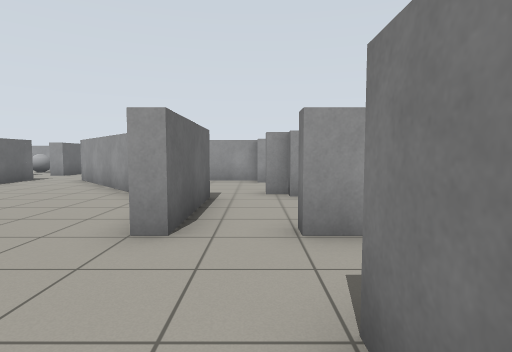
View 1 (above)

24 first-person views from a walk through a Gazebo world. The camera is 0.96 m above the floor, tilts 4° down and sees 80° across. Floor lines are 1 m apart. The floor is counted in squares, 1 m on a side. Each view is taken from the middle of a square. On the plan, view 1 faces up. The plan holds only what a view shows up to about 12 squares ahead; the rest is blank. The place goes on beyond the plan.

View 2
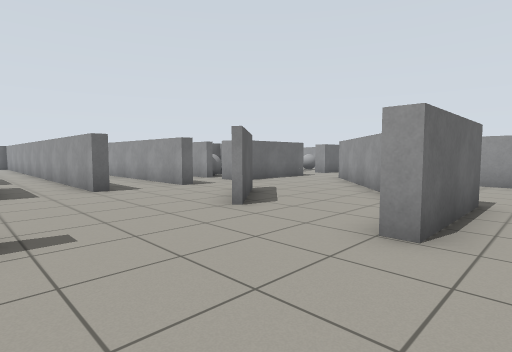

View 3
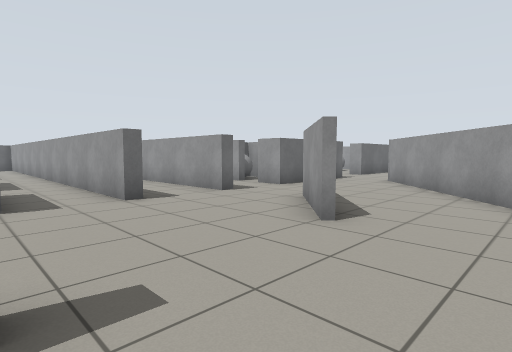

View 4
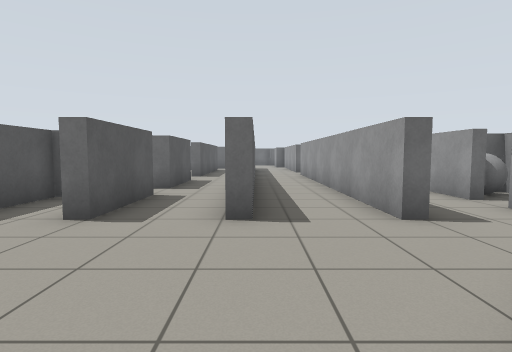

View 5
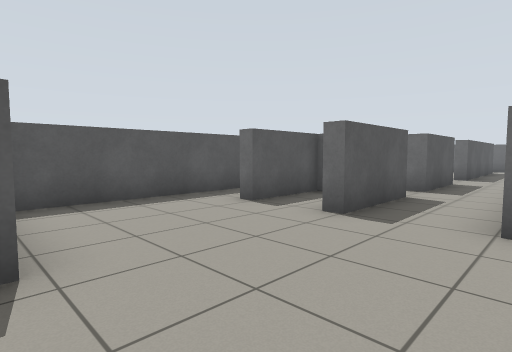

View 6
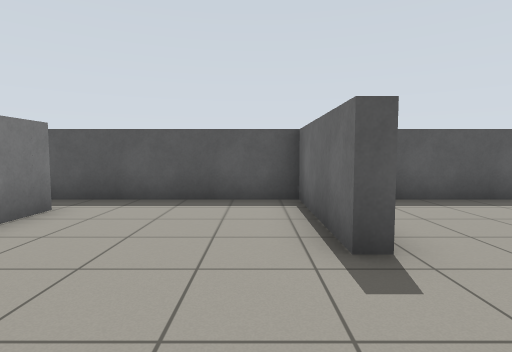

View 7
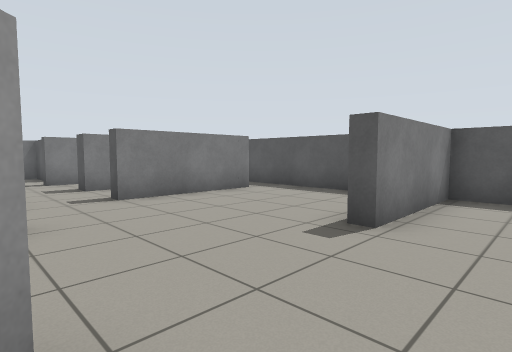

View 8
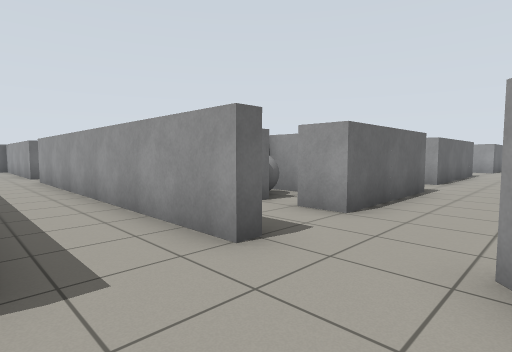

View 9
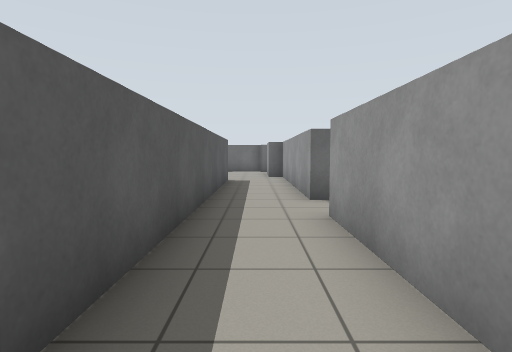

View 10
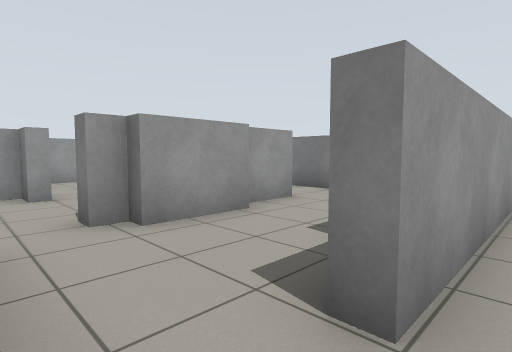

View 11
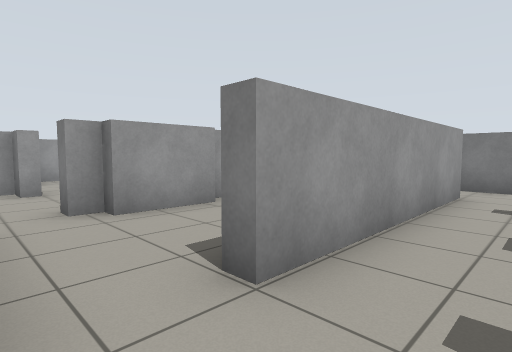

View 12
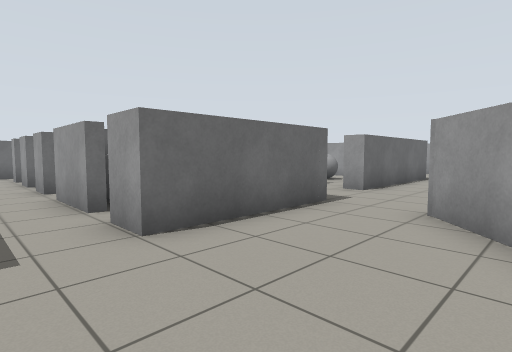

View 13
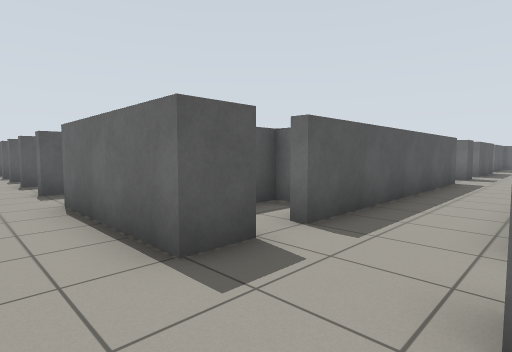

View 14
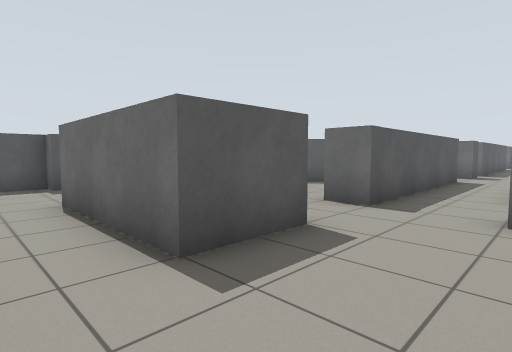

View 15
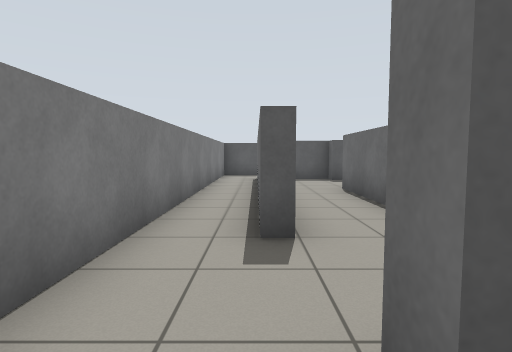

View 16
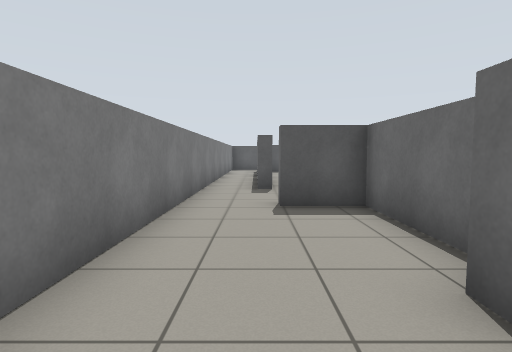

View 17
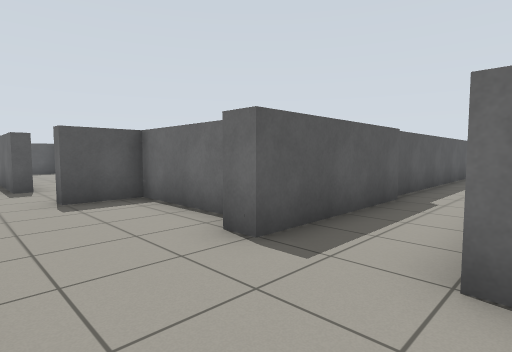

View 18
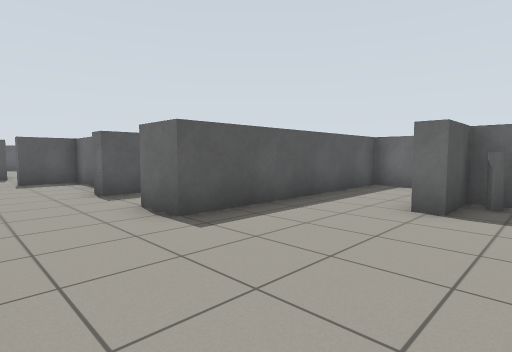

View 19
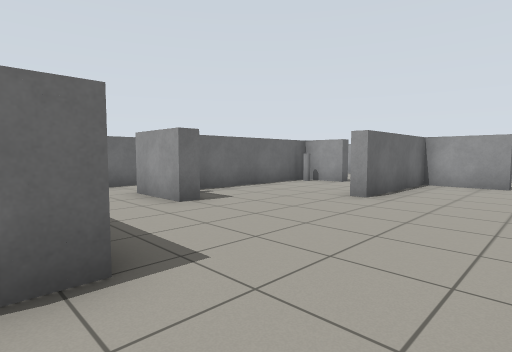

View 20
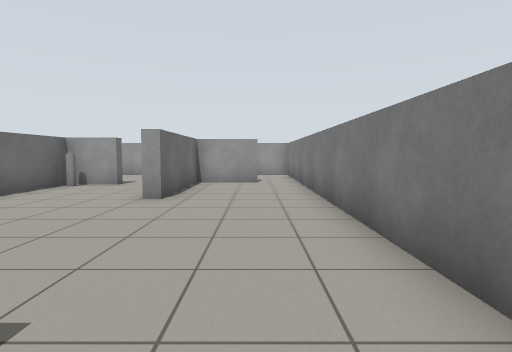

View 21
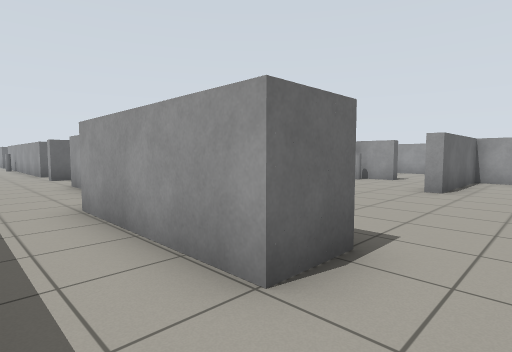

View 22
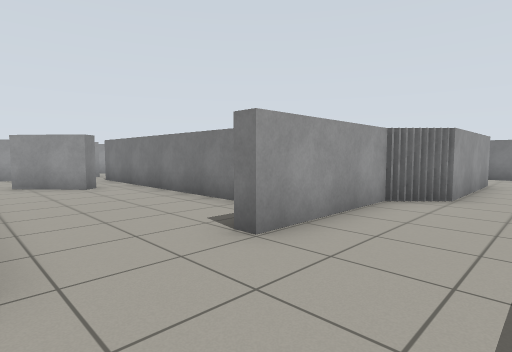

View 23
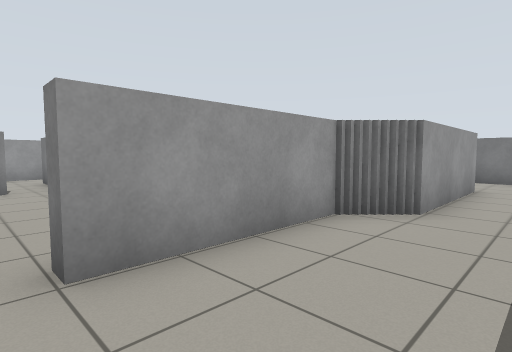

View 24
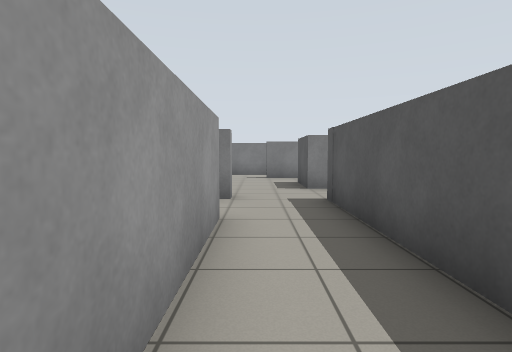

### Floor plan
Ten units are one square. View 1 is at (0, 0); x grows to the right and y downward. Boxes are objects, and circles mark ways between rooms. Rooms are numbered by the first view taken in them; rooms with no view inside come last. Other rooms are left out.
<svg viewBox="-250 -335 340 375">
<path fill="none" stroke="#000" d="M-95 -30 -84 -30 -84 -26 -165 -26M-114 -6 -84 -6 -84 -1M-109 15 -84 15 -84 20M-99 35 -43 35 -43 -1 -39 -1 -39 35 19 35M-84 -56 -84 -52 -188 -52M-44 -38 -63 -59M-62 -61 -44 -40M-155 -6 -127 -6 -127 0M-10 -35 -15 -35M-25 -70 -48 -95M-186 -6 -175 -6 -175 -1M6 22 6 -15M-204 -56 -204 -52 -244 -52M-245 -30 -151 -30M-87 -192 -87 -139 -94 -139M-65 -194 -4 -194M-60 -232 -60 -225 -65 -225M-176 -115 -104 -115M-119 -98 -112 -98M-18 -248 -18 -295M-5 -225 -34 -225 -34 -230M-30 -294 -34 -291 -49 -309M85 -236 85 -326M15 -258 26 -258 26 -253 15 -253M85 -210 85 -221M5 -225 -5 -225M49 -182 49 -154 65 -154 65 -149M11 -196 56 -196 56 -189M-15 -262 -15 -229 56 -229 56 -216 11 -216M-4 -194 8 -194M26 -322 26 -318 10 -318 10 -268M69 -326 49 -326 49 -286 45 -286M65 -126 69 -126 69 -89M74 -15 85 -15 85 -194M-34 -135 -54 -135M-66 -115 -34 -115M34 -115 45 -115 45 -74 34 -74M-4 -113 -18 -113M3 -74 3 -79M-10 -69 -10 -35M-14 -135 -34 -135M21 -149 11 -149M66 -75 66 -90M-34 -115 -4 -115M-33 -81 -29 -77M40 -40 55 -40M6 -35 6 -40M-90 -56 -84 -56M-114 -76 -126 -76M-84 -106 -84 -84M-119 -94 -119 -82M-48 -95 -66 -115M51 -10 51 -19 56 -19M70 -35 45 -35"/>
<rect x="-95" y="-115" width="10" height="10" fill="#bbb"><title>grey box</title></rect>
<rect x="5" y="-265" width="10" height="10" fill="#bbb"><title>grey pole</title></rect>
<rect x="5" y="-315" width="10" height="10" fill="#bbb"><title>grey pole</title></rect>
<rect x="-5" y="-115" width="10" height="10" fill="#bbb"><title>grey box</title></rect>
<rect x="5" y="-75" width="30" height="10" fill="#bbb"><title>grey box</title></rect>
<rect x="25" y="-45" width="10" height="10" fill="#bbb"><title>grey box</title></rect>
<rect x="25" y="-115" width="10" height="10" fill="#bbb"><title>grey box</title></rect>
<rect x="-115" y="-95" width="10" height="20" fill="#bbb"><title>grey ball</title></rect>
<rect x="-95" y="-85" width="10" height="10" fill="#bbb"><title>grey box</title></rect>
<circle cx="0" cy="-40" r="3" fill="#2a7"/>
<circle cx="-60" cy="-75" r="3" fill="#2a7"/>
<circle cx="-75" cy="-50" r="3" fill="#2a7"/>
<circle cx="0" cy="-210" r="3" fill="#2a7"/>
<circle cx="-55" cy="-125" r="3" fill="#2a7"/>
<circle cx="-75" cy="-110" r="3" fill="#2a7"/>
<circle cx="65" cy="-135" r="3" fill="#2a7"/>
<circle cx="70" cy="-25" r="3" fill="#2a7"/>
<circle cx="-25" cy="-125" r="3" fill="#2a7"/>
<text x="-90" y="-10">1</text>
<text x="-130" y="-210">2</text>
<text x="50" y="-240">3</text>
<text x="-50" y="-130">4</text>
<text x="20" y="-100">5</text>
<text x="-90" y="-80">6</text>
<text x="50" y="-30">7</text>
</svg>
Room 1 opens to room 5. Room 1 opens to room 6. Room 2 opens to room 3. Room 2 opens to room 4. Room 2 opens to room 6. Room 3 opens to room 5. Room 3 opens to room 7. Room 4 opens to room 5.

Where each view was taken, in squares from view 1:
view 1: 0 up, 0 right, facing up
view 2: 0 up, 0 right, facing up-left
view 3: 0 up, 2 left, facing up-left
view 4: 3 up, 4 left, facing left
view 5: 3 up, 4 left, facing down-left
view 6: 3 up, 3 left, facing down
view 7: 4 up, 6 left, facing down-right
view 8: 3 up, 6 left, facing up-left
view 9: 4 up, 14 left, facing left
view 10: 3 up, 1 left, facing up-right
view 11: 2 up, 1 left, facing up-right
view 12: 6 up, 5 left, facing up-left
view 13: 14 up, 7 left, facing down-left
view 14: 14 up, 6 right, facing down-left
view 15: 16 up, 7 right, facing down
view 16: 21 up, 7 right, facing down
view 17: 22 up, 8 right, facing down-left
view 18: 27 up, 8 right, facing down-left
view 19: 22 up, 8 right, facing up-left
view 20: 22 up, 7 right, facing up
view 21: 20 up, 7 right, facing up-left
view 22: 20 up, 6 left, facing up-right
view 23: 20 up, 4 left, facing up-right
view 24: 13 up, 6 left, facing right
